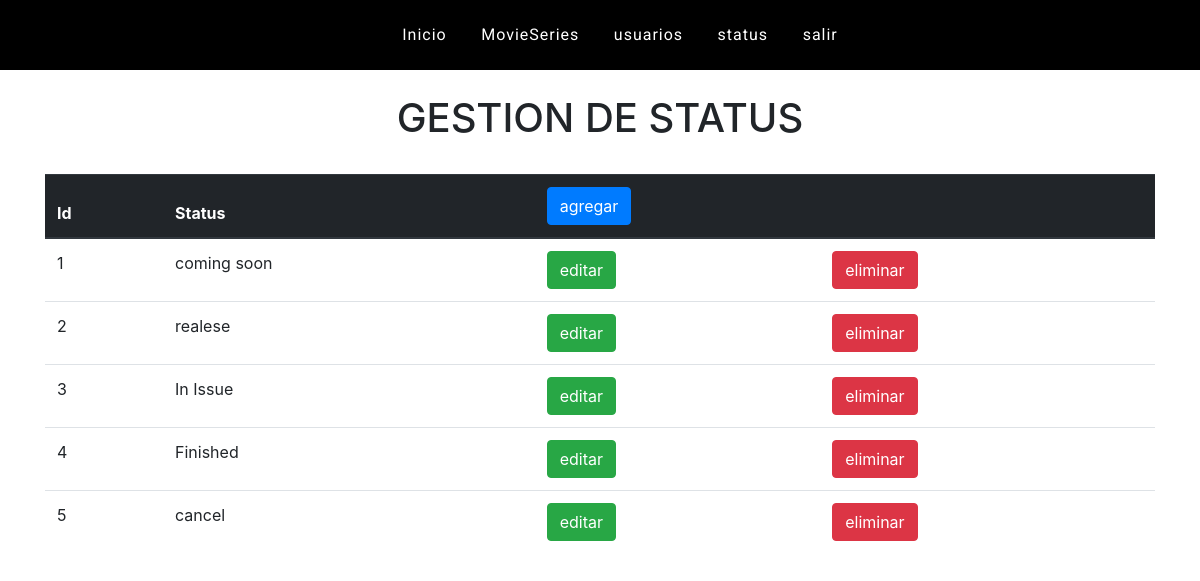
Screenshot of /estatus (signed in) with the database file from the repository.
### tables this page shows
CREATE TABLE status(
    status_id INTEGER UNSIGNED PRIMARY KEY AUTO_INCREMENT,
    status VARCHAR (20) NOT NULL
);

### controllers/ViewController.php (called while the page is built)
<?php
class ViewController{
    private static $view_path = './views/';
    public function load_view($view){
        require_once(self::$view_path .'header.php');
        require_once(self::$view_path . $view . '.php');
        require_once(self::$view_path . 'footer.php');
    }
}
?>

### index.php (called while the page is built, shortened)
<?php
require_once ('./controllers/Autoload.php');
$route = ( isset($_GET['r']) ) ? $_GET['r'] : 'home' ;
$mexflix = new Router($route);
?>

### controllers/Autoload.php (called while the page is built, shortened)
<?php
class Autoload{
    function __construct(){
        spl_autoload_register(function($class_name){
            $models_path = './models/' . $class_name . '.php';
            $controllers_path = './controllers/'. $class_name . '.php';
        });
    }
}
?>

### controllers/StatusController.php (called while the page is built, shortened)
<?php
    class StatusController {
        private $model;
        function __construct(){
            $this->model = new StatusModel();
        }
        public  function get($status_id = ''){
            return $this->model->get($status_id);
        }
    }
?>

### models/StatusModel.php (called while the page is built, shortened)
<?php
class StatusModel extends Model{
    public  function get($status_id = ''){
        $sql = ($status_id != '')
            ? "SELECT * FROM status WHERE status_id = $status_id"
            : "SELECT * FROM status";
        $this->query = $sql;
        $this->get_query();
        $data = array();
        foreach ($this->rows as $key => $value) {
            array_push($data, $value);
        }
        return $data;
    }
}
?>

### models/Model.php (called while the page is built, shortened)
<?php
abstract class Model {
    private static $db_host = 'localhost';
    private static $db_user = 'root';
    private static $db_pass = '';
    private static $db_name = 'mexflix';
    private static $charset = 'UTF-8';
    private $conn;
    protected  $query;
    protected $rows = array();
    private function db_open(){
        $this->conn = new mysqli(
                self::$db_host,
                self::$db_user,
                self::$db_pass,
                self::$db_name
        );
        $this->conn->set_charset(self::$charset);
    }
    protected function get_query(){
         $result = $this->conn->query($this->query);
         while( $this->rows[] = $result->fetch_assoc() );
         return array_pop($this->rows);
    }
 }
?>

### views/status.php (the view)
<?php
print('<h1 class="text-center py-4"> GESTION DE STATUS </h1>');
$status_controller = new StatusController();
$status = $status_controller->get();
if(empty($status)){
    print('
        <div class="container">
            <p class="danger">No hay Status</p>
        </div>
    ');
}else{
    $template_status = '
        <div class="container">
            <table class="table">
                <thead class="thead-dark">
                    <tr>
                        <th>Id</th>
                        <th>Status</th>
                        <th colspan="2">
                            <form method="POST">
                                <input type="hidden" name="r" value="status-add">
                                <input class="btn btn-primary" type="submit" value="agregar">
                            </form>
                        </th>
                    </tr>';
        for ($n=0; $n <count($status) ; $n++) {
            $template_status .='
                    <tr>
                        <td>'. $status[$n]['status_id'] .'</td>
                        <td>'. $status[$n]['status'] .'</td>
                        <td>
                            <form method="POST">
                                <input type="hidden" name="r" value="status-edit">
                                <input type="hidden" name="status_id" value="'. $status[$n]['status_id'] .'">
                                <input class="btn btn-success" type="submit" value="editar">
                            </form>
                        </td>
                        <td>
                            <form method="POST">
                                <input type="hidden" name="r" value="status-delete">
                                <input type="hidden" name="status_id" value="'. $status[$n]['status_id'] .'">
                                <input class="btn btn-danger" type="submit" value="eliminar">
                            </form>
                        </td>
                    </tr>
            ';
        }
    $template_status .= '
                </thead>
            </table>
        </div>
    ';
    print($template_status);
}

### rows the page displays
status: status_id "1", status "coming soon"
status: status_id "2", status "realese"
status: status_id "3", status "In Issue"
status: status_id "4", status "Finished"
status: status_id "5", status "cancel"
